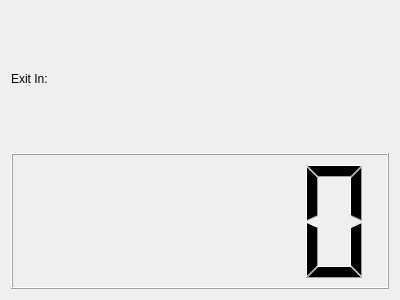
<?xml version="1.0" encoding="UTF-8"?>
<ui version="4.0">
 <class>Widget</class>
 <widget class="QWidget" name="Widget">
  <property name="geometry">
   <rect>
    <x>0</x>
    <y>0</y>
    <width>400</width>
    <height>300</height>
   </rect>
  </property>
  <property name="windowTitle">
   <string>Widget</string>
  </property>
  <layout class="QVBoxLayout" name="verticalLayout">
   <item>
    <widget class="QLabel" name="label">
     <property name="text">
      <string>Exit In:</string>
     </property>
    </widget>
   </item>
   <item>
    <widget class="QLCDNumber" name="lcdNumber"/>
   </item>
  </layout>
 </widget>
 <layoutdefault spacing="6" margin="11"/>
 <resources/>
 <connections/>
</ui>
